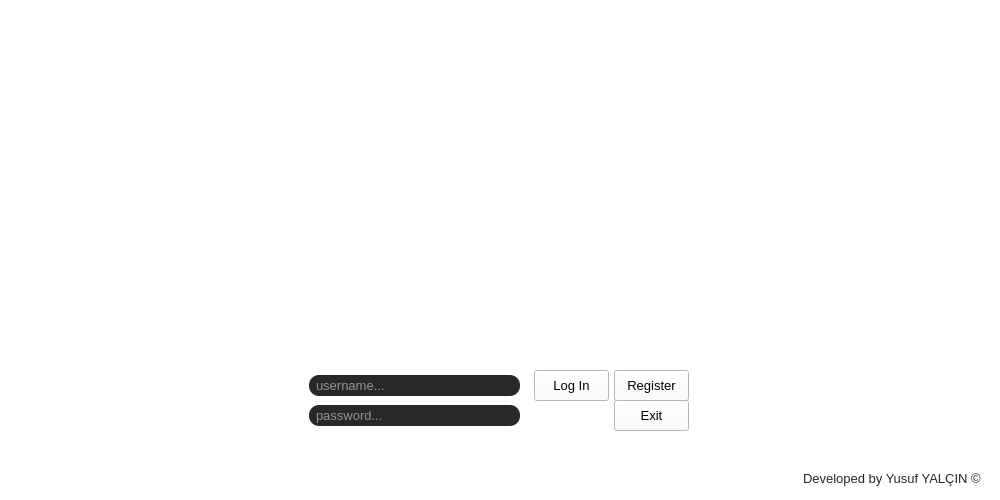
<?xml version="1.0" encoding="UTF-8"?>
<ui version="4.0">
 <class>Form</class>
 <widget class="QWidget" name="Form">
  <property name="geometry">
   <rect>
    <x>0</x>
    <y>0</y>
    <width>1000</width>
    <height>500</height>
   </rect>
  </property>
  <property name="font">
   <font>
    <family>Arial</family>
    <pointsize>10</pointsize>
   </font>
  </property>
  <property name="windowTitle">
   <string>FaRK</string>
  </property>
  <property name="windowIcon">
   <iconset>
    <normaloff>../main_icon/icon.ico</normaloff>../main_icon/icon.ico</iconset>
  </property>
  <property name="styleSheet">
   <string notr="true">QWidget{
	background-color:white;
}
QLabel{
	color:#292828;
	margin-bottom:5;
}</string>
  </property>
  <widget class="QLabel" name="label">
   <property name="geometry">
    <rect>
     <x>406</x>
     <y>50</y>
     <width>187</width>
     <height>234</height>
    </rect>
   </property>
   <property name="maximumSize">
    <size>
     <width>187</width>
     <height>234</height>
    </size>
   </property>
   <property name="styleSheet">
    <string notr="true">margin:10;</string>
   </property>
   <property name="frameShape">
    <enum>QFrame::NoFrame</enum>
   </property>
   <property name="frameShadow">
    <enum>QFrame::Plain</enum>
   </property>
   <property name="text">
    <string/>
   </property>
   <property name="pixmap">
    <pixmap>../main_icon/icon.png</pixmap>
   </property>
   <property name="scaledContents">
    <bool>true</bool>
   </property>
   <property name="wordWrap">
    <bool>false</bool>
   </property>
   <property name="margin">
    <number>30</number>
   </property>
   <property name="indent">
    <number>-1</number>
   </property>
  </widget>
  <widget class="QPushButton" name="btn_log_in">
   <property name="geometry">
    <rect>
     <x>534</x>
     <y>370</y>
     <width>75</width>
     <height>31</height>
    </rect>
   </property>
   <property name="cursor">
    <cursorShape>PointingHandCursor</cursorShape>
   </property>
   <property name="styleSheet">
    <string notr="true">QPushButton{
	outline:none;
	margin:5;
	color:white;
	background-color:#292828;
	border-radius:10;
	border-style:outset;
}
QPushButton:pressed{
	margin:5;
	color:#292828;
	background-color:white;
	border-style:inset;
	border-color:#292828;
	border-width:1;
}&lt;?xml version=&quot;1.0&quot; encoding=&quot;UTF-8&quot;?&gt;
&lt;ui version=&quot;4.0&quot;&gt;
 &lt;widget name=&quot;__qt_fake_top_level&quot;&gt;
  &lt;widget class=&quot;QPushButton&quot; name=&quot;pushButton&quot;&gt;
   &lt;property name=&quot;geometry&quot;&gt;
    &lt;rect&gt;
     &lt;x&gt;530&lt;/x&gt;
     &lt;y&gt;370&lt;/y&gt;
     &lt;width&gt;75&lt;/width&gt;
     &lt;height&gt;31&lt;/height&gt;
    &lt;/rect&gt;
   &lt;/property&gt;
   &lt;property name=&quot;styleSheet&quot;&gt;
    &lt;string notr=&quot;true&quot;&gt;QPushButton#pushButton{
	margin:5;
	color:white;
	background-color:#292828;
	border-radius:10;
	border-style:outset;
}
QPushButton#pushButton:pressed{
	margin:5;
	background-color:black;
	border-style:inset;
}&lt;/string&gt;
   &lt;/property&gt;
   &lt;property name=&quot;text&quot;&gt;
    &lt;string&gt;Log In&lt;/string&gt;
   &lt;/property&gt;
  &lt;/widget&gt;
 &lt;/widget&gt;
 &lt;resources/&gt;
&lt;/ui&gt;
</string>
   </property>
   <property name="text">
    <string>Log In</string>
   </property>
   <property name="checkable">
    <bool>false</bool>
   </property>
   <property name="checked">
    <bool>false</bool>
   </property>
  </widget>
  <widget class="QLineEdit" name="line_username">
   <property name="geometry">
    <rect>
     <x>304</x>
     <y>370</y>
     <width>221</width>
     <height>31</height>
    </rect>
   </property>
   <property name="font">
    <font>
     <family>Arial</family>
     <pointsize>10</pointsize>
    </font>
   </property>
   <property name="styleSheet">
    <string notr="true">padding-left:5;	
margin:5;
color: white;
background-color:#292828;
selection-background-color:white;
selection-color:#292828;
border-radius:10;</string>
   </property>
   <property name="maxLength">
    <number>10</number>
   </property>
   <property name="frame">
    <bool>false</bool>
   </property>
   <property name="dragEnabled">
    <bool>true</bool>
   </property>
   <property name="placeholderText">
    <string>username...</string>
   </property>
   <property name="clearButtonEnabled">
    <bool>true</bool>
   </property>
  </widget>
  <widget class="QLineEdit" name="line_password">
   <property name="geometry">
    <rect>
     <x>304</x>
     <y>400</y>
     <width>221</width>
     <height>31</height>
    </rect>
   </property>
   <property name="font">
    <font>
     <family>Arial</family>
     <pointsize>10</pointsize>
    </font>
   </property>
   <property name="styleSheet">
    <string notr="true">padding-left:5;
margin:5;
color: white;
background-color:#292828;
selection-background-color:white;
selection-color:#292828;
border-radius:10;
</string>
   </property>
   <property name="maxLength">
    <number>10</number>
   </property>
   <property name="frame">
    <bool>false</bool>
   </property>
   <property name="echoMode">
    <enum>QLineEdit::Password</enum>
   </property>
   <property name="placeholderText">
    <string>password...</string>
   </property>
   <property name="clearButtonEnabled">
    <bool>true</bool>
   </property>
  </widget>
  <widget class="QPushButton" name="btn_register">
   <property name="geometry">
    <rect>
     <x>614</x>
     <y>370</y>
     <width>75</width>
     <height>31</height>
    </rect>
   </property>
   <property name="cursor">
    <cursorShape>PointingHandCursor</cursorShape>
   </property>
   <property name="styleSheet">
    <string notr="true">QPushButton{
	outline:none;
	margin:5;
	color:white;
	background-color:#292828;
	border-radius:10;
	border-style:outset;
}
QPushButton:pressed{
	margin:5;
	color:#292828;
	background-color:white;
	border-style:inset;
	border-color:#292828;
	border-width:1
}&lt;?xml version=&quot;1.0&quot; encoding=&quot;UTF-8&quot;?&gt;
&lt;ui version=&quot;4.0&quot;&gt;
 &lt;widget name=&quot;__qt_fake_top_level&quot;&gt;
  &lt;widget class=&quot;QPushButton&quot; name=&quot;pushButton&quot;&gt;
   &lt;property name=&quot;geometry&quot;&gt;
    &lt;rect&gt;
     &lt;x&gt;530&lt;/x&gt;
     &lt;y&gt;370&lt;/y&gt;
     &lt;width&gt;75&lt;/width&gt;
     &lt;height&gt;31&lt;/height&gt;
    &lt;/rect&gt;
   &lt;/property&gt;
   &lt;property name=&quot;styleSheet&quot;&gt;
    &lt;string notr=&quot;true&quot;&gt;QPushButton#pushButton{
	margin:5;
	color:white;
	background-color:#292828;
	border-radius:10;
	border-style:outset;
}
QPushButton#pushButton:pressed{
	margin:5;
	background-color:black;
	border-style:inset;
}&lt;/string&gt;
   &lt;/property&gt;
   &lt;property name=&quot;text&quot;&gt;
    &lt;string&gt;Log In&lt;/string&gt;
   &lt;/property&gt;
  &lt;/widget&gt;
 &lt;/widget&gt;
 &lt;resources/&gt;
&lt;/ui&gt;
</string>
   </property>
   <property name="text">
    <string>Register</string>
   </property>
   <property name="shortcut">
    <string>Ctrl+R</string>
   </property>
  </widget>
  <widget class="QPushButton" name="btn_exit">
   <property name="geometry">
    <rect>
     <x>614</x>
     <y>400</y>
     <width>75</width>
     <height>31</height>
    </rect>
   </property>
   <property name="cursor">
    <cursorShape>PointingHandCursor</cursorShape>
   </property>
   <property name="styleSheet">
    <string notr="true">QPushButton{
	outline:none;
	margin:5;
	color:white;
	background-color:#292828;
	border-radius:10;
	border-style:outset;
}
QPushButton:pressed{
	margin:5;
	color:#292828;
	background-color:white;
	border-style:inset;
	border-color:#292828;
	border-width:1
}&lt;?xml version=&quot;1.0&quot; encoding=&quot;UTF-8&quot;?&gt;
&lt;ui version=&quot;4.0&quot;&gt;
 &lt;widget name=&quot;__qt_fake_top_level&quot;&gt;
  &lt;widget class=&quot;QPushButton&quot; name=&quot;pushButton&quot;&gt;
   &lt;property name=&quot;geometry&quot;&gt;
    &lt;rect&gt;
     &lt;x&gt;530&lt;/x&gt;
     &lt;y&gt;370&lt;/y&gt;
     &lt;width&gt;75&lt;/width&gt;
     &lt;height&gt;31&lt;/height&gt;
    &lt;/rect&gt;
   &lt;/property&gt;
   &lt;property name=&quot;styleSheet&quot;&gt;
    &lt;string notr=&quot;true&quot;&gt;QPushButton#pushButton{
	margin:5;
	color:white;
	background-color:#292828;
	border-radius:10;
	border-style:outset;
}
QPushButton#pushButton:pressed{
	margin:5;
	background-color:black;
	border-style:inset;
}&lt;/string&gt;
   &lt;/property&gt;
   &lt;property name=&quot;text&quot;&gt;
    &lt;string&gt;Log In&lt;/string&gt;
   &lt;/property&gt;
  &lt;/widget&gt;
 &lt;/widget&gt;
 &lt;resources/&gt;
&lt;/ui&gt;
</string>
   </property>
   <property name="text">
    <string>Exit</string>
   </property>
   <property name="shortcut">
    <string>Esc</string>
   </property>
  </widget>
  <widget class="QLabel" name="lbl_warn">
   <property name="geometry">
    <rect>
     <x>304</x>
     <y>442</y>
     <width>221</width>
     <height>21</height>
    </rect>
   </property>
   <property name="font">
    <font>
     <family>Arial</family>
     <pointsize>10</pointsize>
    </font>
   </property>
   <property name="styleSheet">
    <string notr="true">color: red;</string>
   </property>
   <property name="text">
    <string/>
   </property>
  </widget>
  <widget class="QLabel" name="label_2">
   <property name="geometry">
    <rect>
     <x>800</x>
     <y>470</y>
     <width>191</width>
     <height>21</height>
    </rect>
   </property>
   <property name="font">
    <font>
     <family>Arial</family>
     <pointsize>10</pointsize>
    </font>
   </property>
   <property name="text">
    <string>Developed by Yusuf YALÇIN ©</string>
   </property>
  </widget>
 </widget>
 <resources/>
 <connections/>
</ui>
